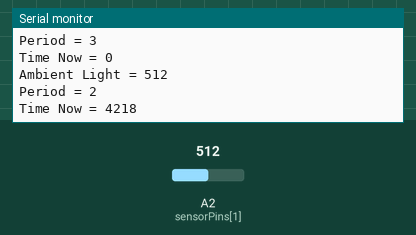
Simulated run of this sketch. Board: Arduino Uno, built with avr-gcc and run on an emulated ATmega328P. Shown: the last lines printed to the serial monitor. The test bench sets the inputs (shaded band); at power-on: A2 (sensorPins[1]) = 512. Random numbers use the default seed unless the sketch sets one.

Above: at 5.0 s.
5.1 s: A2 (sensorPins[1]) set to 716
At 8.6 s:
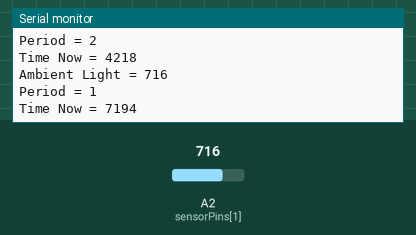
10.1 s: A2 (sensorPins[1]) set to 900
At 12.6 s:
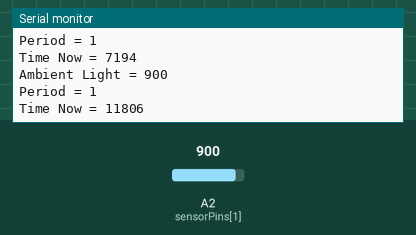
Timing chart, 0 to 14.1 s (numbered marks = the images above; inputs shaded):
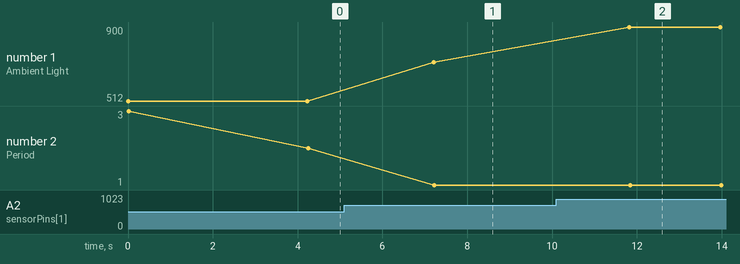

Measured:
- after the input at 5.1 s, the serial monitor: prints a new line after 2.1 s (image 1)
- after the input at 10.1 s, the serial monitor: prints a new line after 1.7 s (image 2)
- plotted number 1: 512 → 716 after the input at 5.1 s, 716 → 900 after the input at 10.1 s

The sketch:

Program4_FullMultiplexing.ino
```cpp
// Pius Wong, 4/28/2016
// personal project
// This program is supposed to have lights softly falling down row by row
// Modified from "White on White" program.  Arrays "row" and "col" may not be
// intuitively defined, because the original "White on White" grid program
// may have swapped rows and columns.  Here row[] describes the grounded wires
// going more or less vertically, while [col] has the powered wires running
// more or less horizontally.
// ===========================================================================
boolean debug = true;

// Set the LED variables
// LED pins for power rows, top to bottom
int row[] = {13, 12, 11, 10, 9, 8};
const int sizeRow = 6;
// LED pins for ground columns, left to right
int col[] = {5, 6, 7};
const int sizeCol = 3;
// LED pins for light sensor
int sensorPins[] = {A1, A2, A3};  // 0v, signal, 5v

// counters
int count = 0;   // initializing brightness array
int count2 = 0;  // initializing brightness array
int count3 = 0;  // multiplexing counter for PWM
int count4 = 0;
int count5 = 0;  // tracking rows in PWM
int count5b = 0; // tracking cols in PWM
int count6 = 0;

// timing
// 21 ms PWM cycle time seems to work; 1/21 duty cycle still smooth
long cycletime = 500; //us; 15000;  15000 was good for 4 columns; 8000 seems to be OK for 3 columns
int timesegments = 50;  // should divide evenly into cycletime.
                         // This sets smallest PWM increment, and hence smallest brightness increment
int timestep = cycletime/timesegments; // = cycletime/timesegments..
                                  // Can be directly defined because of variable type issues
int timeon;
int timeoff;
int timenow;
int timeshift;
int timeshiftstart;

// brightness
int brightness[sizeRow][sizeCol];

// sensing
boolean trigger = false;


void setup() {

  // Initialize and turn off all LEDs.
  for (int count = 0; count < sizeCol; count++){
    pinMode(col[count], OUTPUT);
    digitalWrite(col[count], LOW);
  }
  for (int count = 0; count < sizeRow; count++){
    pinMode(row[count], OUTPUT);
    digitalWrite(row[count], LOW);
  }

  // Turn on LEDs
  for (count = 0; count < sizeCol; count++){
    digitalWrite(row[count], HIGH);
  }

  randomSeed(analogRead(A0));
  if (debug==true){
    Serial.begin(9600);
  }

  // Initialize brightness array.  It is ZERO-INDEXED!
  for (count=0; count < sizeRow; count++){
    for (count2=0; count2 < sizeCol; count2++){
      brightness[count][count2] = 0;
    }
  }

  // Initialize light sensor pins
  pinMode(sensorPins[0], OUTPUT);
  pinMode(sensorPins[2], OUTPUT);
  digitalWrite(sensorPins[0], LOW);  // 0v
  digitalWrite(sensorPins[2], HIGH); // 5v

}


void loop() {

  // Sense environment
  int ambientLight = analogRead(sensorPins[1]); // 0 = darkest, 1023 = brightest
  if (debug==true){
    Serial.print("Ambient Light = ");
    Serial.println(ambientLight);    //debug
  }
  int periodMax = map(ambientLight, 0, 1023, 8, 0);

  // set timing MAXIMUM, over all LEDs
  int period = random(1, periodMax); // seconds
  if (debug==true){
    Serial.print("Period = ");
    Serial.println(period);  // debug
  }
  int timecyclestart = millis();
  timeshiftstart = timecyclestart;
  int timeshift = random(50,1000); // milliseconds
  timeshift = timeshift*random(70,100)/100;  // skew distribution hack, instead of uniform distribution
  if (debug==true){
    Serial.print("Time Now = ");
    Serial.println(timenow);  // debug
  }
  boolean loopdone = false;

  // Set brightness coefficient
  float coeff = 2*3.14159/period;

  // Let LEDs shine through one full cycle
  while(loopdone == false)
  {

    // Get time
    timenow = millis();
    // .print("timenow = "); Serial.println(timenow);  // debug

    // Set brightness according to time & phase shift
    for(count6 = 0; count6<sizeRow; count6++)  // go row by row
    {
      // If the time window is right...
      if( timenow - timecyclestart <= (period*1000 + count6*timeshift) ) // time < end of period
      {
        if( timenow - timecyclestart >= (count6*timeshift) ) // time > start of period
        {
          // ...set brightness according to the equation.
          for (count3=0; count3<sizeCol; count3++){
            brightness[count6][count3] = round(timesegments*0.5*(
                1 - cos( coeff*(timenow-timecyclestart-count6*timeshift)/1000 )));
            // Serial.print(brightness[count6][count3]); Serial.print(" ");
          }
        }
      }
      else{  // Otherwise just set it to zero.
        for (count3=0; count3<sizeCol; count3++){
          brightness[count6][count3] = 0;
        }
      }
      // Serial.println("");
    }

    // Start one PWM cycle.
    // Default is LEDs are on. Turn off as needed for PWM.
    for (count4=0; count4 < timesegments; count4++)  // for 0 to (max-1)...
    {

      // As time segments pass in PWM, turn LEDs on and off as needed.
      for (count5b=0; count5b < sizeCol; count5b++) // check col by col
      {
        int colOfInterest = count5b; // This is the column to adjust.
        // Prepare a column for activation; turn off the others.
        for (count3=0; count3 < sizeCol; count3++){
          if (count3 == colOfInterest){
            digitalWrite(col[count3], LOW);  // Ground the column of interest.
          }
          else if (count3 != colOfInterest){
            digitalWrite(col[count3], HIGH);  // Reverse-bias the column of interest.
          }
        }

        for (count5=0; count5 < sizeRow; count5++) // check row by row
        {
          int rowOfInterest = count5;  // This is the row to adjust.
//          if (debug==true)
//          {
//           Serial.print("Time segment "); Serial.print(count4);
//           Serial.print("  Brightness "); Serial.println(brightness[rowOfInterest][colOfInterest]); // debug
//          }
          // Turn on LEDs at start of cycle if needed (if brightness > 0)
          if (count4 == 0 && brightness[rowOfInterest][colOfInterest] > 0 ){
            digitalWrite(row[rowOfInterest], HIGH);
          }
          // If current time segment matches the intended brightness level...
          else if (count4 == brightness[rowOfInterest][colOfInterest]){
            // ...turn LED in that row off.
            digitalWrite(row[rowOfInterest], LOW);
          }
        }

        // Leave some time for the LEDs to do their thing for one column.
        delayMicroseconds(timestep);
        // Serial.println(micros()); // debug
      }

    }

    // Turn off LEDs after one PWM cycle
    for (count = 0; count < sizeRow; count++){
      digitalWrite(row[count], LOW);
    }

    // Check if the cycle is done
    if( timenow - timecyclestart > (period*1000 + timeshift*(sizeRow-1)) )
    {
      loopdone = true;
    }

  }
}
```
